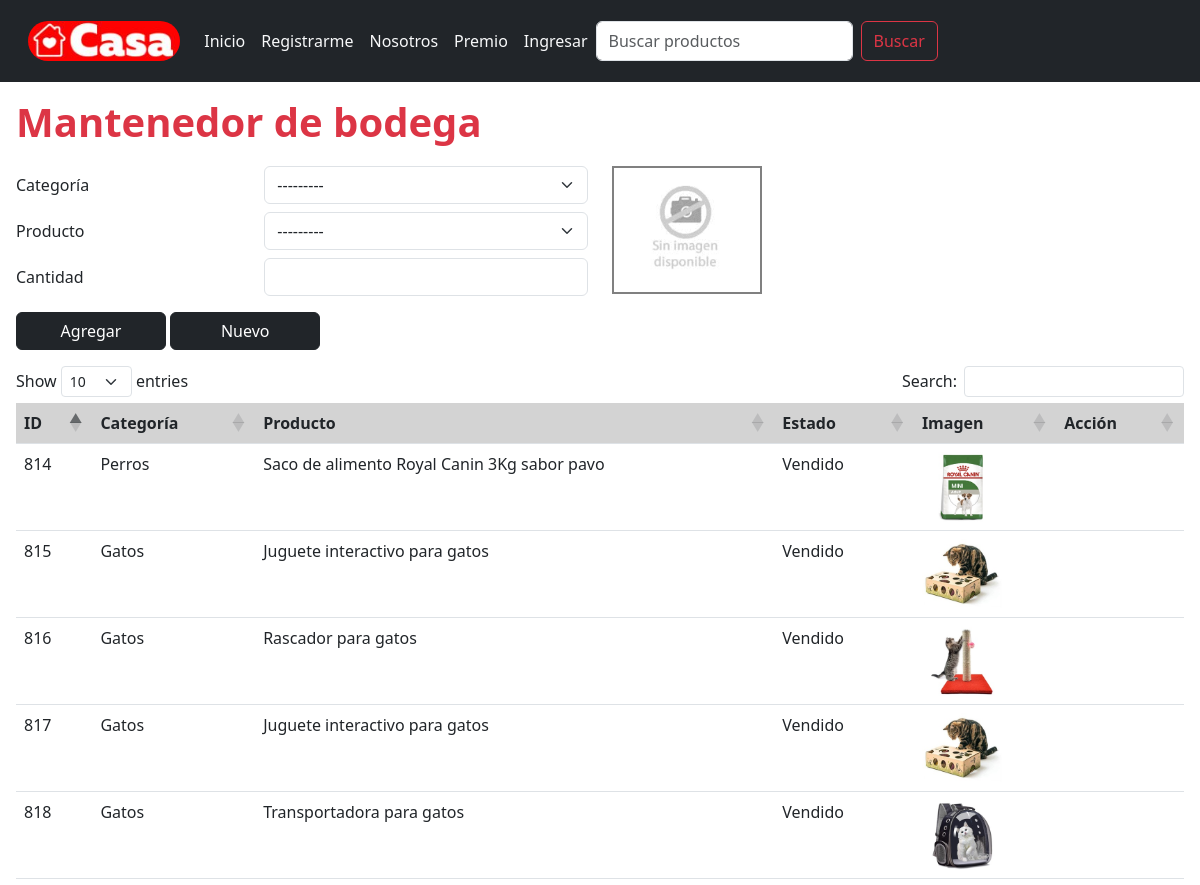
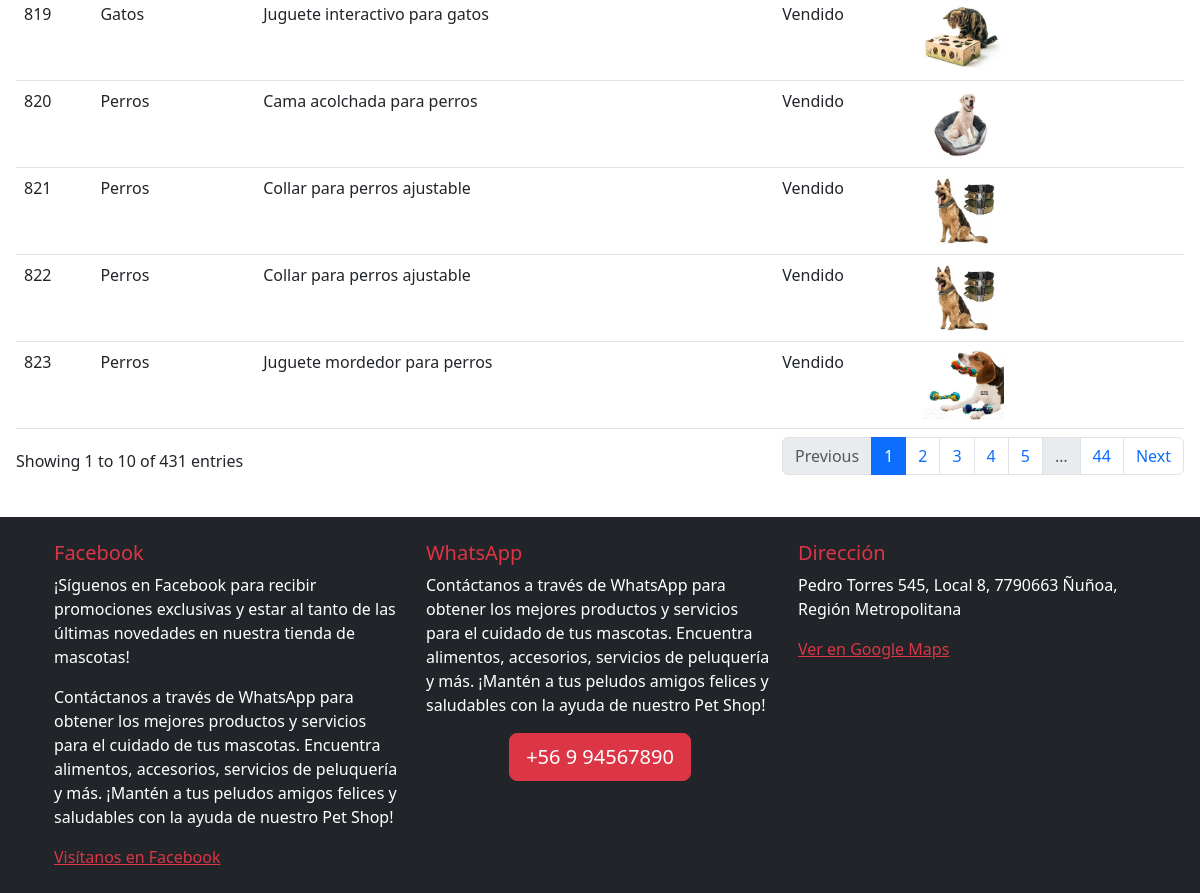
Screenshot of /admin_bodega with the database file from the repository (2 pictures, top to bottom).
### core/models.py (models this page shows, shortened)
class Categoria(models.Model):
    nombre = models.CharField(max_length=100, blank=False, null=False, verbose_name='Nombre categoría')
    class Meta:
        db_table = 'Categoria'
        verbose_name = "Categoría de producto"
        verbose_name_plural = "Categorías de productos"
        ordering = ['nombre']
    def __str__(self):
        return f'{self.nombre}'

class Producto(models.Model):
    categoria = models.ForeignKey(Categoria, on_delete=models.DO_NOTHING, verbose_name='Categoría')
    nombre = models.CharField(max_length=100, blank=False, null=False, verbose_name='Nombre producto')
    descripcion = models.CharField(max_length=400, blank=False, null=False, verbose_name='Descripción')
    precio = models.IntegerField(blank=False, null=False, verbose_name='Precio')
    descuento_subscriptor = models.IntegerField(
        validators=[MinValueValidator(0), MaxValueValidator(100)],
        blank=False,
        null=False,
        verbose_name='% Descuento subscriptor'
    )
    descuento_oferta = models.IntegerField(
        validators=[MinValueValidator(0), MaxValueValidator(100)],
        blank=False,
        null=False,
        verbose_name='% Descuento oferta'
    )
    imagen = models.ImageField(upload_to='productos/', blank=False, null=False, verbose_name='Imagen')
    class Meta:
        db_table = 'Producto'
        verbose_name = "Producto"
        verbose_name_plural = "Productos"
        ordering = ['categoria', 'nombre']

### core/views.py (the view, shortened to what this page needs)
# urls.py: path('admin_bodega', admin_bodega, name='admin_bodega'),
def admin_bodega(request):
    registros = Bodega.objects.all()
    lista = []
    for registro in registros:
        vendido = DetalleBoleta.objects.filter(bodega=registro).exists()
        item = {
            'bodega_id': registro.id,
            'nombre_categoria': registro.producto.categoria.nombre,
            'nombre_producto': registro.producto.nombre,
            'estado': 'Vendido' if vendido else 'En bodega',
            'imagen': registro.producto.imagen,
        }
        lista.append(item)
    return render(request, 'core/admin_bodega.html', {
        'form': BodegaForm(),
        'productos': lista,
    })

### core/forms.py
class BodegaForm(forms.Form):
    categoria = forms.ModelChoiceField(
        queryset=Categoria.objects.all(),
        widget=forms.Select(attrs=form_select),
        label='Categoría'
    )
    producto = forms.ModelChoiceField(
        queryset=Producto.objects.none(),
        widget=forms.Select(attrs=form_select),
        label='Producto'
    )
    cantidad = forms.IntegerField(
        widget=forms.NumberInput(attrs=form_control),
        label='Cantidad'
    )
    class Meta:
        fields = '__all__'

### core/context_processors.py (called while the page is built, shortened)
def registrar_carrito(request):
    mostrar_carrito = False
    cantidad_productos = 0
    if request.user.is_authenticated:
        if request.user.perfil.tipo_usuario == 'Cliente':
            cantidad_productos = Carrito.objects.filter(cliente=request.user.perfil).count()
            mostrar_carrito = cantidad_productos > 0
    return {
        'mostrar_carrito': mostrar_carrito,
        'cantidad_productos': cantidad_productos,
    }

def carrito_variables(request):
    return {}

### core/templates/core/admin_bodega.html (shortened to what this page needs)
{% extends 'core/base.html' %}
{% load static %}
{% load custom_filters %}
{% block content %}
    <h1 class="text-danger">Mantenedor de bodega</h1>
    <form method="POST" enctype="multipart/form-data" id="form">
        <div class="row">
            <div class="col-sm-12 col-md-6">
                <div class="form-row">
                    {% for field in form %}
                        <div class="form-group row mb-2">
                            <label for="{{ field.id_for_label }}" class="col-sm-5 col-form-label">
                                {{ field.label }}
                            </label>
                            <div class="col-sm-7">
                                {{ field }}
                            </div>
                        </div>
                    {% endfor %}
                </div>
            </div>
            <div class="col-sm-12 col-md-6">
                <img id="admin-bodega-imagen" src="{% static 'core/images/sin-imagen.png' %}">
            </div>
        </div>
        <div class="mt-2 mb-3">
            <button id="id_agregar" class="btn btn-dark ancho-150px" type="submit"> Agregar </button>
            <button id="id_nuevo" class="btn btn-dark ancho-150px"> Nuevo </button>
        </div>
    </form>
    {% if productos %}
        <table id="tabla-principal" class="table table-hover">
            <thead>
                <tr>
                    <th> ID </th>
                    <th> Categoría </th>
                    <th> Producto </th>
                    <th> Estado </th>
                    <th> Imagen </th>
                    <th> Acción </th>
                </tr>
            </thead>
            <tbody>
                {% for producto in productos %}
                    <tr>
                        <td> {{ producto.bodega_id }} </td>
                        <td> {{ producto.nombre_categoria }} </td>
                        <td> {{ producto.nombre_producto }} </td>
                        <td> {{ producto.estado }} </td>
                        <td>
                            <img src="/media/{{ producto.imagen }}" class="producto-sm" alt="">
                        </td>
                        <td>
                        </td>
                    </tr>
                {% endfor %}
            </tbody>
        </table>
    {% endif %}
{% endblock content %}

### core/static/core/css/base.css (style rules this page uses)
h1 { color: red !important; font-weight: bolder; margin-bottom: 20px; }
th { vertical-align: top; background-color: lightgray !important; }
.producto-sm { width: 82px; height: 70px; }
#admin-bodega-imagen { max-width: 150px; max-height: 150px; padding: 3px; border: 2px solid gray; }
.ancho-150px { width: 150px; }

### rows the page displays
Categoria: nombre_categoria "Perros" "Perros" "Perros" "Perros" "Perros"
Producto: nombre_producto "Saco de alimento Royal Canin 3Kg sabor pavo", imagen (picture)
Categoria: nombre_categoria "Gatos" "Gatos" "Gatos" "Gatos" "Gatos"
Producto: nombre_producto "Juguete interactivo para gatos" "Juguete interactivo para gatos" "Juguete interactivo para gatos", imagen (picture)
Producto: nombre_producto "Rascador para gatos", imagen (picture)
Producto: nombre_producto "Transportadora para gatos", imagen (picture)
Producto: nombre_producto "Cama acolchada para perros", imagen (picture)
Producto: nombre_producto "Collar para perros ajustable" "Collar para perros ajustable", imagen (picture)
Producto: nombre_producto "Juguete mordedor para perros", imagen (picture)

### other values shown
{{ field.label }} "Categoría" "Producto" "Cantidad"
{{ producto.bodega_id }} "814" "815" "816" "817" "818" "819" "820" "821" "822" "823"
{{ producto.estado }} "Vendido" "Vendido" "Vendido" "Vendido" "Vendido" "Vendido" "Vendido" "Vendido" "Vendido" "Vendido"
